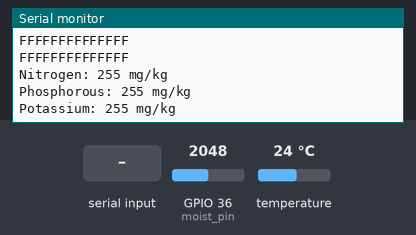
Bench run of a sketch on a simulated ESP32. On the bench: the last lines printed to the serial monitor. The inputs (shaded band) are chosen by the test bench; at power-on: temperature 24 °C, GPIO 36 (moist_pin) = 2048.

Above: at 1.7 s.
1.8 s: "1" received over the second serial link
3.5 s: "0" received over the second serial link
At 9.27 s:
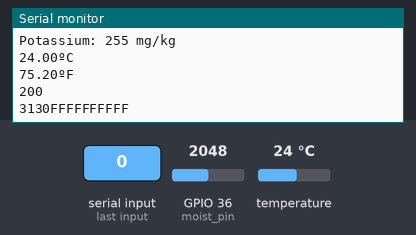
10.5 s: "2" received over the second serial link
At 17.84 s:
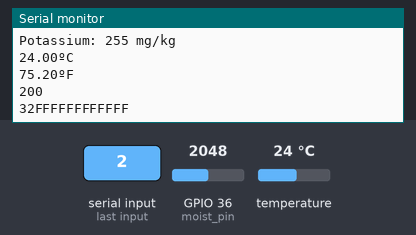
19.1 s: temperature set to 12 °C
At 19.9 s:
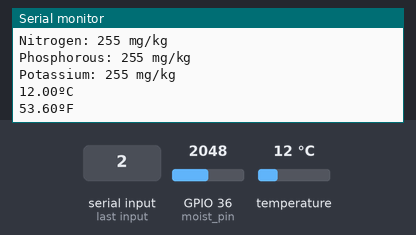
20.6 s: GPIO 36 (moist_pin) set to 2866
22.1 s: temperature set to 19 °C
At 24.43 s:
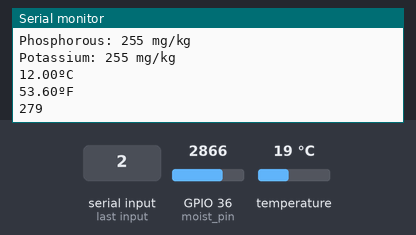

Measured:
- after the input at 3.5 s, the serial monitor: prints a new line after 5.6 s (image 1)
- after the input at 10.5 s, the serial monitor: prints a new line after 7.2 s (image 2)
- after the input at 19.1 s, the serial monitor: prints a new line after 0.10 s (image 3)

The sketch:

Soil_parameters_NPK_temp_moisture_.ino
```cpp
#include <OneWire.h>
#include <DallasTemperature.h>
#include <SoftwareSerial.h>
#include <Wire.h>

// RE and DE Pins set the RS485 module
// to Receiver or Transmitter mode
#define RE 32
#define DE 33

#define moist_pin A0

// Modbus RTU requests for reading NPK values
const byte nitro[] = {0x01, 0x03, 0x00, 0x1e, 0x00, 0x01, 0xe4, 0x0c};
const byte phos[] = {0x01, 0x03, 0x00, 0x1f, 0x00, 0x01, 0xb5, 0xcc};
const byte pota[] = {0x01, 0x03, 0x00, 0x20, 0x00, 0x01, 0x85, 0xc0};

// A variable used to store NPK values
byte values[11];

// Tempearture sensor pin
const int oneWireBus = 2;

// Setup a oneWire instance to communicate with any OneWire devices
OneWire oneWire(oneWireBus);

// Pass our oneWire reference to Dallas Temperature sensor
DallasTemperature sensors(&oneWire);

// Sets up a new SoftwareSerial object
// Digital pins 10 and 11 should be used with a Mega or Mega 2560
SoftwareSerial mod(16, 17);
//SoftwareSerial mod(10, 11);

void setup()
{
  // Set the baud rate for the Serial port
  Serial.begin(9600);

  // Set the baud rate for the SerialSoftware object
  mod.begin(9600);

  // Start the DS18B20 sensor
  sensors.begin();

  // Define pin modes for RE and DE
  pinMode(RE, OUTPUT);
  pinMode(DE, OUTPUT);

  delay(500);
}

void loop()
{
  // Read values
  byte val1, val2, val3;
  val1 = nitrogen();
  delay(250);
  val2 = phosphorous();
  delay(250);
  val3 = potassium();
  delay(250);

  // Print values to the serial monitor
  Serial.print("Nitrogen: ");
  Serial.print(val1);
  Serial.println(" mg/kg");
  Serial.print("Phosphorous: ");
  Serial.print(val2);
  Serial.println(" mg/kg");
  Serial.print("Potassium: ");
  Serial.print(val3);
  Serial.println(" mg/kg");

  temperature();
  moisture_sensor();

  delay(2000);
}

byte nitrogen()
{
  digitalWrite(DE, HIGH);
  digitalWrite(RE, HIGH);
  delay(10);
  if (mod.write(nitro, sizeof(nitro)) == 8)
  {
    digitalWrite(DE, LOW);
    digitalWrite(RE, LOW);
    for (byte i = 0; i < 7; i++)
    {
      //Serial.print(mod.read(),HEX);
      values[i] = mod.read();
      Serial.print(values[i], HEX);
    }
    Serial.println();
  }
  return values[4];
}

byte phosphorous()
{
  digitalWrite(DE, HIGH);
  digitalWrite(RE, HIGH);
  delay(10);
  if (mod.write(phos, sizeof(phos)) == 8)
  {
    digitalWrite(DE, LOW);
    digitalWrite(RE, LOW);
    for (byte i = 0; i < 7; i++)
    {
      //Serial.print(mod.read(),HEX);
      values[i] = mod.read();
      Serial.print(values[i], HEX);
    }
    Serial.println();
  }
  return values[4];
}

byte potassium()
{
  digitalWrite(DE, HIGH);
  digitalWrite(RE, HIGH);
  delay(10);
  if (mod.write(pota, sizeof(pota)) == 8)
  {
    digitalWrite(DE, LOW);
    digitalWrite(RE, LOW);
    for (byte i = 0; i < 7; i++)
    {
      //Serial.print(mod.read(),HEX);
      values[i] = mod.read();
      Serial.print(values[i], HEX);
    }
    Serial.println();
  }
  return values[4];
}

void temperature()
{
  sensors.requestTemperatures();
  float temperatureC = sensors.getTempCByIndex(0);
  float temperatureF = sensors.getTempFByIndex(0);
  Serial.print(temperatureC);
  Serial.println("ºC");
  Serial.print(temperatureF);
  Serial.println("ºF");
  delay(5000);
}

void moisture_sensor()
{
  // read the input on analog pin 0:
  int sensorValue = analogRead(moist_pin);
  int moisture = map(sensorValue,0,1024,0,100);
  // print out the value you read:
  Serial.println(moisture);
  delay(1);        // delay in between reads for stability
}
```
